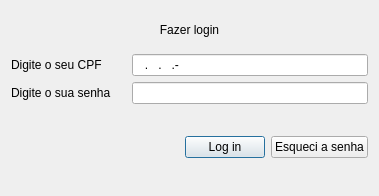
<?xml version="1.0" encoding="UTF-8"?>
<ui version="4.0">
 <class>Login</class>
 <widget class="QDialog" name="Login">
  <property name="geometry">
   <rect>
    <x>0</x>
    <y>0</y>
    <width>379</width>
    <height>196</height>
   </rect>
  </property>
  <property name="windowTitle">
   <string>Dialog</string>
  </property>
  <layout class="QGridLayout" name="gridLayout">
   <item row="0" column="0" colspan="3">
    <widget class="QLabel" name="label">
     <property name="locale">
      <locale language="Portuguese" country="Brazil"/>
     </property>
     <property name="text">
      <string>Fazer login</string>
     </property>
     <property name="alignment">
      <set>Qt::AlignCenter</set>
     </property>
    </widget>
   </item>
   <item row="3" column="0">
    <widget class="QLabel" name="label_3">
     <property name="text">
      <string>Digite o sua senha</string>
     </property>
    </widget>
   </item>
   <item row="1" column="0">
    <widget class="QLabel" name="label_2">
     <property name="text">
      <string>Digite o seu CPF</string>
     </property>
    </widget>
   </item>
   <item row="1" column="1" colspan="2">
    <widget class="QLineEdit" name="lineEditCPF">
     <property name="inputMask">
      <string>999.999.999.-99</string>
     </property>
     <property name="placeholderText">
      <string/>
     </property>
    </widget>
   </item>
   <item row="3" column="1" colspan="2">
    <widget class="QLineEdit" name="lineEditSenha">
     <property name="echoMode">
      <enum>QLineEdit::Password</enum>
     </property>
     <property name="placeholderText">
      <string/>
     </property>
    </widget>
   </item>
   <item row="5" column="0" rowspan="2" colspan="3">
    <layout class="QHBoxLayout" name="horizontalLayout">
     <item>
      <spacer name="horizontalSpacer">
       <property name="orientation">
        <enum>Qt::Horizontal</enum>
       </property>
       <property name="sizeHint" stdset="0">
        <size>
         <width>40</width>
         <height>20</height>
        </size>
       </property>
      </spacer>
     </item>
     <item>
      <widget class="QPushButton" name="pushButtonLogIn">
       <property name="text">
        <string>Log in</string>
       </property>
      </widget>
     </item>
     <item>
      <widget class="QPushButton" name="pushButtonRecuperaSenha">
       <property name="text">
        <string>Esqueci a senha</string>
       </property>
      </widget>
     </item>
    </layout>
   </item>
  </layout>
 </widget>
 <resources/>
 <connections/>
</ui>
